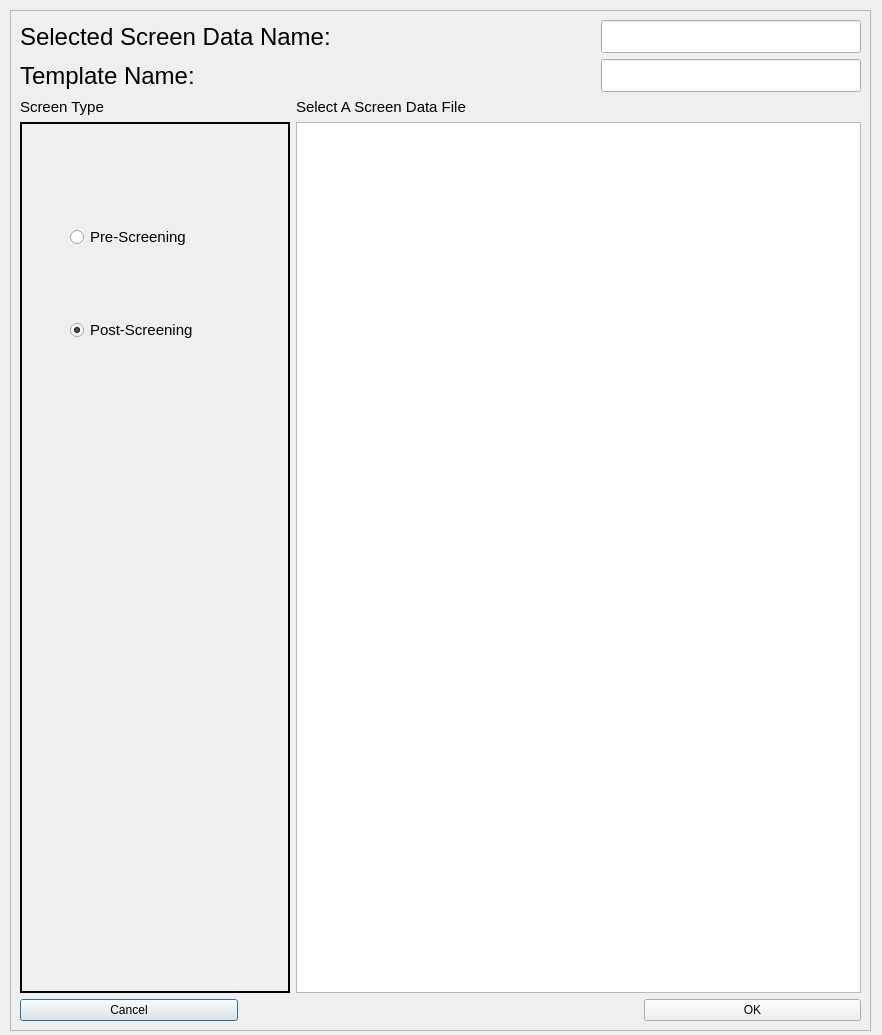
<?xml version="1.0" encoding="UTF-8"?>
<ui version="4.0">
 <class>Dialog</class>
 <widget class="QDialog" name="Dialog">
  <property name="geometry">
   <rect>
    <x>0</x>
    <y>0</y>
    <width>882</width>
    <height>1035</height>
   </rect>
  </property>
  <property name="windowTitle">
   <string>Screening Data File</string>
  </property>
  <widget class="QFrame" name="frame">
   <property name="geometry">
    <rect>
     <x>10</x>
     <y>10</y>
     <width>861</width>
     <height>1021</height>
    </rect>
   </property>
   <property name="sizePolicy">
    <sizepolicy hsizetype="Minimum" vsizetype="Minimum">
     <horstretch>0</horstretch>
     <verstretch>0</verstretch>
    </sizepolicy>
   </property>
   <property name="minimumSize">
    <size>
     <width>15</width>
     <height>15</height>
    </size>
   </property>
   <property name="frameShape">
    <enum>QFrame::StyledPanel</enum>
   </property>
   <property name="frameShadow">
    <enum>QFrame::Raised</enum>
   </property>
   <layout class="QGridLayout" name="gridLayout">
    <item row="0" column="0" colspan="2">
     <layout class="QHBoxLayout" name="horizontalLayout">
      <item>
       <widget class="QLabel" name="label">
        <property name="font">
         <font>
          <pointsize>18</pointsize>
         </font>
        </property>
        <property name="text">
         <string>Selected Screen Data Name:</string>
        </property>
       </widget>
      </item>
      <item>
       <widget class="QLineEdit" name="lineEdit">
        <property name="enabled">
         <bool>true</bool>
        </property>
        <property name="sizePolicy">
         <sizepolicy hsizetype="Expanding" vsizetype="Minimum">
          <horstretch>0</horstretch>
          <verstretch>0</verstretch>
         </sizepolicy>
        </property>
        <property name="maximumSize">
         <size>
          <width>260</width>
          <height>16777215</height>
         </size>
        </property>
        <property name="font">
         <font>
          <pointsize>16</pointsize>
         </font>
        </property>
        <property name="maxLength">
         <number>660</number>
        </property>
        <property name="echoMode">
         <enum>QLineEdit::Normal</enum>
        </property>
       </widget>
      </item>
     </layout>
    </item>
    <item row="1" column="0" colspan="2">
     <layout class="QHBoxLayout" name="horizontalLayout_2">
      <item>
       <widget class="QLabel" name="label_2">
        <property name="font">
         <font>
          <pointsize>18</pointsize>
         </font>
        </property>
        <property name="text">
         <string>Template Name:</string>
        </property>
       </widget>
      </item>
      <item>
       <widget class="QLineEdit" name="lineEdit_2">
        <property name="enabled">
         <bool>true</bool>
        </property>
        <property name="sizePolicy">
         <sizepolicy hsizetype="Expanding" vsizetype="Minimum">
          <horstretch>0</horstretch>
          <verstretch>0</verstretch>
         </sizepolicy>
        </property>
        <property name="maximumSize">
         <size>
          <width>260</width>
          <height>16777215</height>
         </size>
        </property>
        <property name="font">
         <font>
          <pointsize>16</pointsize>
         </font>
        </property>
        <property name="maxLength">
         <number>660</number>
        </property>
        <property name="echoMode">
         <enum>QLineEdit::Normal</enum>
        </property>
       </widget>
      </item>
     </layout>
    </item>
    <item row="2" column="0">
     <widget class="QLabel" name="label_3">
      <property name="font">
       <font>
        <pointsize>11</pointsize>
       </font>
      </property>
      <property name="text">
       <string>Screen Type</string>
      </property>
     </widget>
    </item>
    <item row="2" column="1">
     <widget class="QLabel" name="label_4">
      <property name="font">
       <font>
        <pointsize>11</pointsize>
       </font>
      </property>
      <property name="text">
       <string>Select A Screen Data File</string>
      </property>
     </widget>
    </item>
    <item row="3" column="0">
     <widget class="QFrame" name="frame_2">
      <property name="sizePolicy">
       <sizepolicy hsizetype="Fixed" vsizetype="Preferred">
        <horstretch>0</horstretch>
        <verstretch>0</verstretch>
       </sizepolicy>
      </property>
      <property name="minimumSize">
       <size>
        <width>270</width>
        <height>0</height>
       </size>
      </property>
      <property name="frameShape">
       <enum>QFrame::Box</enum>
      </property>
      <property name="frameShadow">
       <enum>QFrame::Plain</enum>
      </property>
      <property name="lineWidth">
       <number>2</number>
      </property>
      <widget class="QWidget" name="layoutWidget">
       <property name="geometry">
        <rect>
         <x>50</x>
         <y>90</y>
         <width>162</width>
         <height>144</height>
        </rect>
       </property>
       <layout class="QGridLayout" name="gridLayout_2">
        <item row="0" column="0">
         <widget class="QRadioButton" name="radioButton">
          <property name="font">
           <font>
            <pointsize>11</pointsize>
           </font>
          </property>
          <property name="text">
           <string>Pre-Screening</string>
          </property>
         </widget>
        </item>
        <item row="1" column="0">
         <spacer name="verticalSpacer">
          <property name="orientation">
           <enum>Qt::Vertical</enum>
          </property>
          <property name="sizeType">
           <enum>QSizePolicy::Minimum</enum>
          </property>
          <property name="sizeHint" stdset="0">
           <size>
            <width>20</width>
            <height>50</height>
           </size>
          </property>
         </spacer>
        </item>
        <item row="2" column="0">
         <widget class="QRadioButton" name="radioButton_2">
          <property name="font">
           <font>
            <pointsize>11</pointsize>
           </font>
          </property>
          <property name="text">
           <string>Post-Screening</string>
          </property>
          <property name="checked">
           <bool>true</bool>
          </property>
         </widget>
        </item>
       </layout>
      </widget>
     </widget>
    </item>
    <item row="3" column="1">
     <widget class="QListWidget" name="listWidget"/>
    </item>
    <item row="4" column="0" colspan="2">
     <layout class="QHBoxLayout" name="horizontalLayout_39">
      <item>
       <widget class="QPushButton" name="pushButton">
        <property name="sizePolicy">
         <sizepolicy hsizetype="Minimum" vsizetype="Minimum">
          <horstretch>0</horstretch>
          <verstretch>0</verstretch>
         </sizepolicy>
        </property>
        <property name="text">
         <string>Cancel</string>
        </property>
       </widget>
      </item>
      <item>
       <spacer name="horizontalSpacer">
        <property name="orientation">
         <enum>Qt::Horizontal</enum>
        </property>
        <property name="sizeType">
         <enum>QSizePolicy::Fixed</enum>
        </property>
        <property name="sizeHint" stdset="0">
         <size>
          <width>400</width>
          <height>20</height>
         </size>
        </property>
       </spacer>
      </item>
      <item>
       <widget class="QPushButton" name="pushButton_2">
        <property name="sizePolicy">
         <sizepolicy hsizetype="Minimum" vsizetype="Minimum">
          <horstretch>0</horstretch>
          <verstretch>0</verstretch>
         </sizepolicy>
        </property>
        <property name="text">
         <string>OK</string>
        </property>
       </widget>
      </item>
     </layout>
    </item>
   </layout>
  </widget>
 </widget>
 <resources/>
 <connections/>
</ui>
